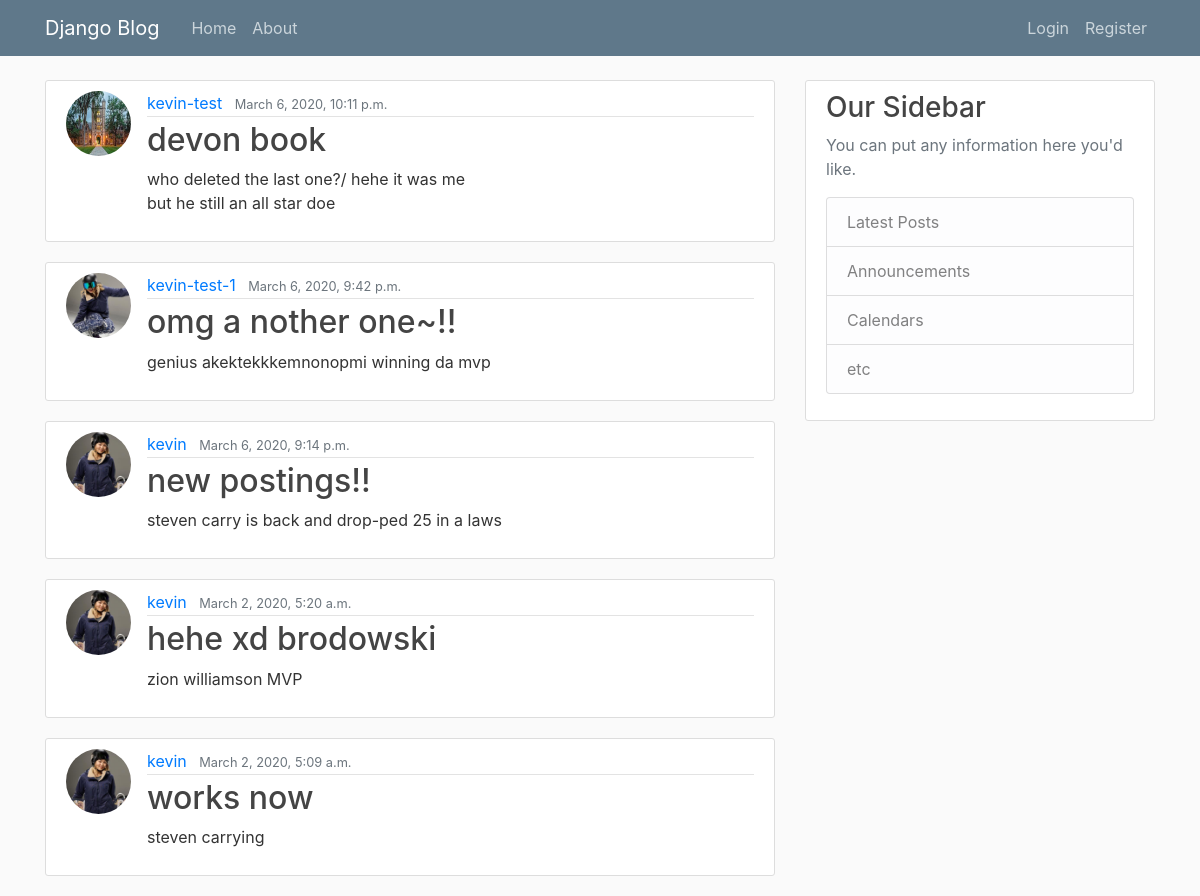
The app's page /, older data.
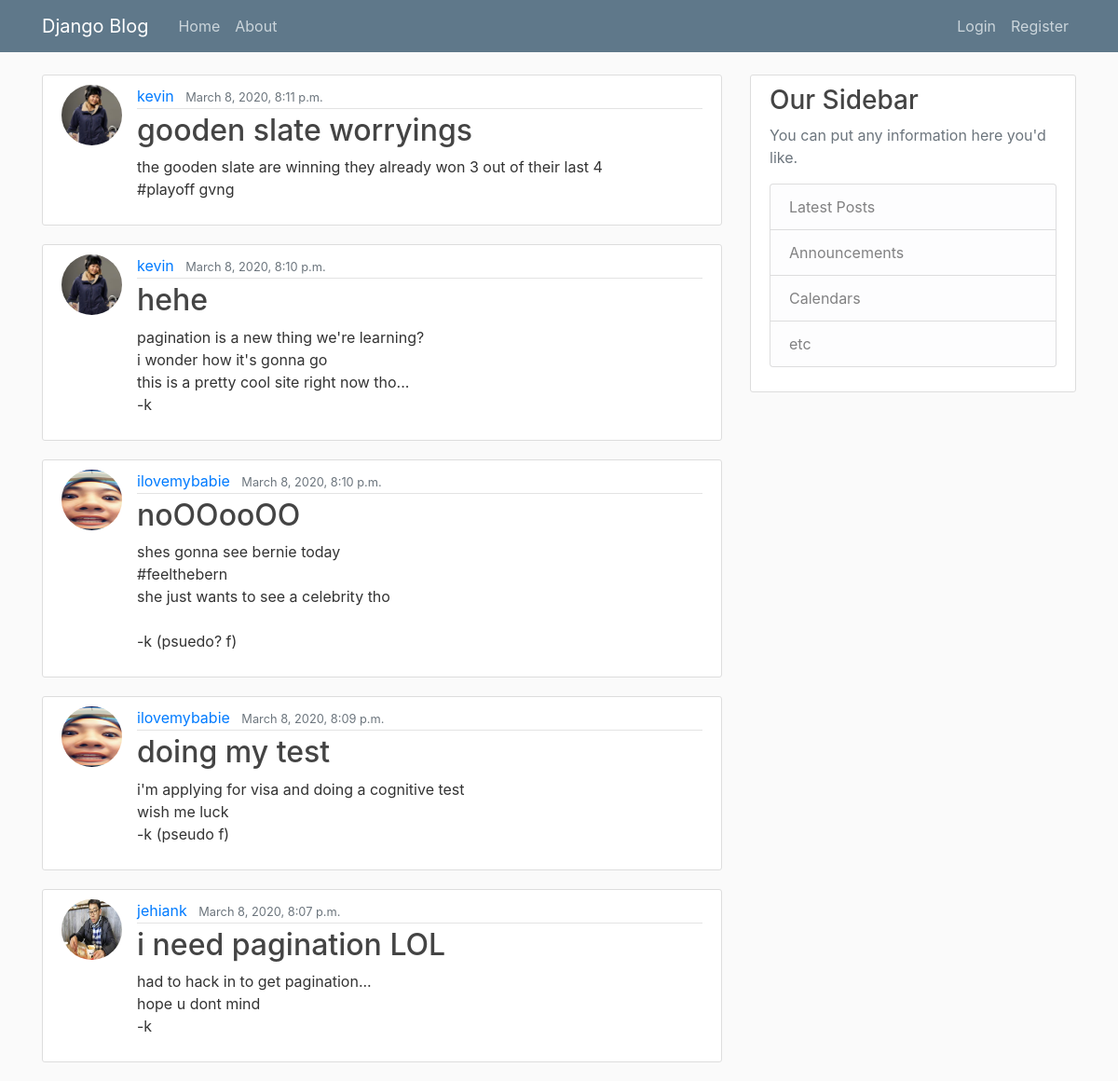
The same page, newer data.
### blog/models.py (models this page shows, shortened)
class Post(models.Model):
  title = models.CharField(max_length=100)
  content = models.TextField()
  date_posted = models.DateTimeField(default=timezone.now)
  author = models.ForeignKey(User, on_delete=models.CASCADE)

### users/models.py (models this page shows, shortened)
class Profile(models.Model):
  user = models.OneToOneField(User, on_delete=models.CASCADE)
  biography = models.TextField()
  image = models.ImageField(default='default.jpg', upload_to='profile_pics')

### blog/views.py (the view)
# urls.py: path('', PostListView.as_view(), name='blog-home'),
class PostListView(ListView):
  model = Post
  template_name = 'blog/home.html'
  context_object_name = 'posts'
  ordering = ['-date_posted']
  paginate_by = 5

### blog/templates/blog/home.html
{% extends "blog/base.html" %}
{% block content %}
  {% for post in posts %}
    <article class="media content-section">
      <img class="rounded-circle article-img" src="{{ post.author.profile.image.url }}">
      <div class="media-body">
        <div class="article-metadata">
          <a class="mr-2" href="#">{{ post.author }}</a>
          <small class="text-muted">{{ post.date_posted }}</small>
        </div>
        <h2><a class="article-title" href="{% url 'post-detail' post.id %}">{{ post.title }}</a></h2>
        <p class="article-content">{{ post.content }}</p>
      </div>
    </article>
  {% endfor %}
{% endblock content %}

Row changes from the older to the newer data that the page shows:
no longer on this page (row unchanged): Post: author.profile.image (picture), author "kevin-test", date_posted "March 6, 2020, 10:11 p.m.", title "devon book", content "who deleted the last one?/ hehe it was me but he still an all star doe"
no longer on this page (row unchanged): Post: author.profile.image (placeholder picture), author "kevin-test-1", date_posted "March 6, 2020, 9:42 p.m.", title "omg a nother one~!!", content "genius akektekkkemnonopmi winning da mvp"
no longer on this page (row unchanged): Post: author.profile.image (picture), author "kevin", date_posted "March 6, 2020, 9:14 p.m.", title "new postings!!", content "steven carry is back and drop-ped 25 in a laws"
no longer on this page (row unchanged): Post: author.profile.image (picture), author "kevin", date_posted "March 2, 2020, 5:20 a.m.", title "hehe xd brodowski", content "zion williamson MVP"
no longer on this page (row unchanged): Post: author.profile.image (picture), author "kevin", date_posted "March 2, 2020, 5:09 a.m.", title "works now", content "steven carrying"
added Post: author.profile.image (picture), author "kevin", date_posted "March 8, 2020, 8:11 p.m.", title "gooden slate worryings", content "the gooden slate are winning they already won 3 out of their last 4 #playoff gvng"
added Post: author.profile.image (picture), author "kevin", date_posted "March 8, 2020, 8:10 p.m.", title "hehe", content "pagination is a new thing we're learning? i wonder how it's gonna go this is a pretty cool site right now tho... -k"
added Post: author.profile.image (picture), author "ilovemybabie", date_posted "March 8, 2020, 8:10 p.m.", title "noOOooOO", content "shes gonna see bernie today #feelthebern she just wants to see a celebrity tho -k (psuedo? f)"
added Post: author.profile.image (picture), author "ilovemybabie", date_posted "March 8, 2020, 8:09 p.m.", title "doing my test", content "i'm applying for visa and doing a cognitive test wish me luck -k (pseudo f)"
added Post: author.profile.image (picture), author "jehiank", date_posted "March 8, 2020, 8:07 p.m.", title "i need pagination LOL", content "had to hack in to get pagination... hope u dont mind -k"
